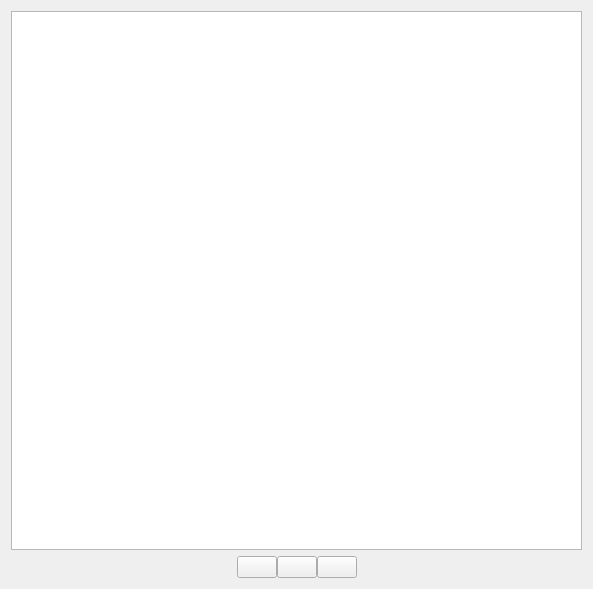
<?xml version="1.0" encoding="UTF-8"?>
<ui version="4.0">
 <class>ImageWidget</class>
 <widget class="QWidget" name="ImageWidget">
  <property name="geometry">
   <rect>
    <x>0</x>
    <y>0</y>
    <width>593</width>
    <height>589</height>
   </rect>
  </property>
  <property name="windowTitle">
   <string/>
  </property>
  <layout class="QVBoxLayout" name="verticalLayout">
   <item>
    <widget class="QGraphicsView" name="GraphicsView"/>
   </item>
   <item>
    <widget class="QWidget" name="ButtonBar" native="true">
     <layout class="QHBoxLayout" name="horizontalLayout_2">
      <property name="spacing">
       <number>0</number>
      </property>
      <property name="leftMargin">
       <number>0</number>
      </property>
      <property name="topMargin">
       <number>0</number>
      </property>
      <property name="rightMargin">
       <number>0</number>
      </property>
      <property name="bottomMargin">
       <number>0</number>
      </property>
      <item>
       <layout class="QHBoxLayout" name="ButtonLayout">
        <item>
         <spacer name="horizontalSpacer">
          <property name="orientation">
           <enum>Qt::Horizontal</enum>
          </property>
          <property name="sizeHint" stdset="0">
           <size>
            <width>40</width>
            <height>20</height>
           </size>
          </property>
         </spacer>
        </item>
        <item>
         <widget class="QPushButton" name="ButtonZoomOut">
          <property name="text">
           <string/>
          </property>
          <property name="icon">
           <iconset resource="../QtResources/resources.qrc">
            <normaloff>:/GuiFoundation/Icons/ZoomOut16.png</normaloff>:/GuiFoundation/Icons/ZoomOut16.png</iconset>
          </property>
         </widget>
        </item>
        <item>
         <widget class="QPushButton" name="ButtonResetZoom">
          <property name="text">
           <string/>
          </property>
          <property name="icon">
           <iconset resource="../QtResources/resources.qrc">
            <normaloff>:/GuiFoundation/Icons/ZoomReset16.png</normaloff>:/GuiFoundation/Icons/ZoomReset16.png</iconset>
          </property>
         </widget>
        </item>
        <item>
         <widget class="QPushButton" name="ButtonZoomIn">
          <property name="text">
           <string/>
          </property>
          <property name="icon">
           <iconset resource="../QtResources/resources.qrc">
            <normaloff>:/GuiFoundation/Icons/ZoomIn16.png</normaloff>:/GuiFoundation/Icons/ZoomIn16.png</iconset>
          </property>
         </widget>
        </item>
        <item>
         <spacer name="horizontalSpacer_2">
          <property name="orientation">
           <enum>Qt::Horizontal</enum>
          </property>
          <property name="sizeHint" stdset="0">
           <size>
            <width>40</width>
            <height>20</height>
           </size>
          </property>
         </spacer>
        </item>
       </layout>
      </item>
     </layout>
    </widget>
   </item>
  </layout>
 </widget>
 <resources>
  <include location="../QtResources/resources.qrc"/>
 </resources>
 <connections/>
</ui> 
